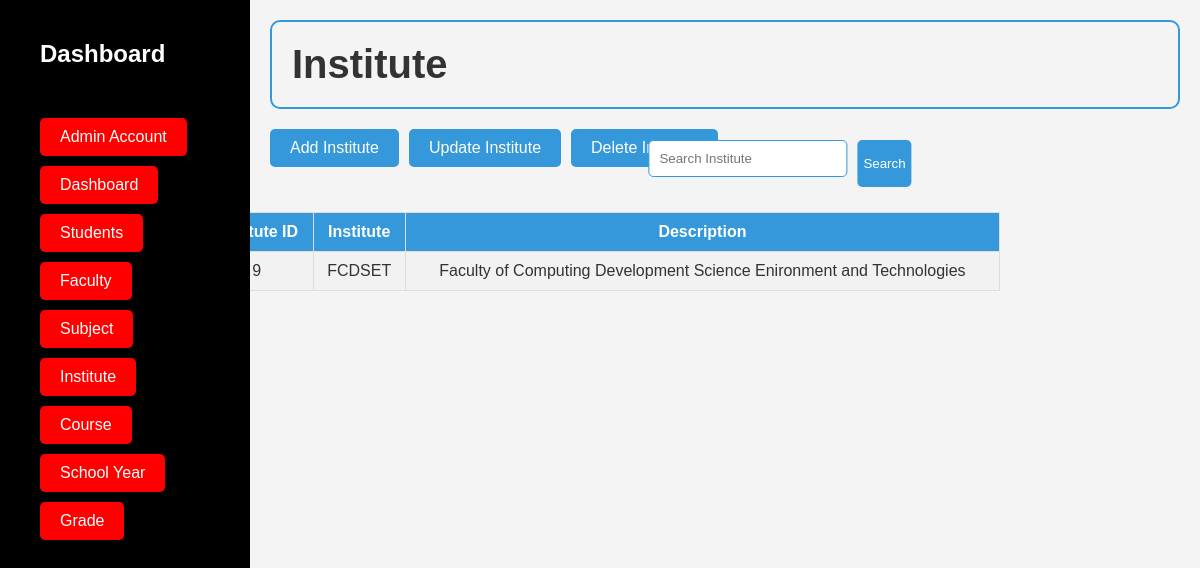
Screenshot of /integrative/view/institute.php (signed in) with the database file from the repository.
### tables this page shows
CREATE TABLE `institute` (
  `id_institute` int(100) NOT NULL,
  `institute` varchar(100) NOT NULL,
  `description` varchar(100) NOT NULL
);

### integrative/view/institute.php (the view, shortened to what this page needs)
<?php
include(__DIR__ . "/partial/header.php");
include(__DIR__ . "/partial/nav.php");
?>
<div class="content">
    <h1>Institute</h1>
    <div class="course-content">
        <a href="insertinstitute.php">Add Institute</a>
        <a href="updateinstitute.php">Update Institute</a>
        <a href="deleteinstitute.php">Delete Institute</a>
    </div>
</div>
    <?php
    include "../Login/database.php";
    $qry = "SELECT * FROM institute";
    $result = mysqli_query($conn, $qry);
    if ($result->num_rows > 0) {
        echo "<div class='table-container'>";
        echo "<table class='t1'>
                <tr>
                    <th>Institute ID</th>
                    <th>Institute</th>
                    <th>Description</th>
                </tr>";
        while ($row = $result->fetch_assoc()) {
            echo "<tr>
                    <td>" . $row['id_institute'] . "</td>
                    <td>" . $row['institute'] . "</td>
                    <td>" .$row['description']. "</td>
                  </tr>";
        }
        echo "</table>";
        echo "</div>";
    } else {
        echo "<p>No courses found.</p>";
    }
    ?>
<form action="institutesearch.php" method="get" class="form1">
        <input type="text" id="search" name="query" placeholder="Search Institute">
        <button type="submit">Search</button>
    </form>
<?php
include(__DIR__ . "/partial/footer.php");
?>

### integrative/view/style.dashboard.css (style rules this page uses)
body, h1, h2, ul, li { margin: 0; padding: 0; }
body { font-family: "Arial", sans-serif; }
body { background-color: #f4f4f4; color: #333; }
h1 { font-size: 40px; text-align: left; border: 2px solid #3498db; padding: 20px; border-radius: 10px; margin-bottom: 20px; }
a { display: inline-block; color: transparent; text-decoration: none; background-color: red; border-radius: 5px; padding: 10px 20px; margin-right: 10px; }
.content { margin-left: 250px; flex-grow: 1; padding: 20px; box-sizing: border-box; }
.course-content { display: flex; flex-direction: row; align-items: start; margin-top: 20px; }
.course-content a { display: inline-block; padding: 10px 20px; margin-right: 10px; color: #fff; background-color: #3498db; text-decoration: none; border-radius: 5px; transition: background-color 0.3s; }
.table-container { max-width: 800px; margin: auto; padding: 5px; overflow-x: auto; }
.table-container table { width: 100%; margin: 20px 0; border-collapse: collapse; }
.table-container th, .table-container td { border: 1px solid #ddd; padding: 10px; text-align: center; }
table { border-collapse: collapse; width: 50%; margin: 20px auto; }
th, td { padding: 10px; text-align: center; }
th { background-color: #3498db; color: #fff; }
tbody tr:nth-child(even) { background-color: #f2f2f2; }
input { width: 100%; padding: 10px; margin-bottom: 10px; border: 1px solid #3498db; border-radius: 5px; box-sizing: border-box; }
.form1 { display: flex; flex-direction: row; position: absolute; top: 17.5%; left: 65%; transform: translateX(-50%); }
button { padding: 6px; background-color: #3498db; color: white; border: none; border-radius: 5px; cursor: pointer; margin-left: 10px; }

### rows the page displays
institute: id_institute "9", institute "FCDSET", description "Faculty of Computing Development Science Enironment and Technologies"
